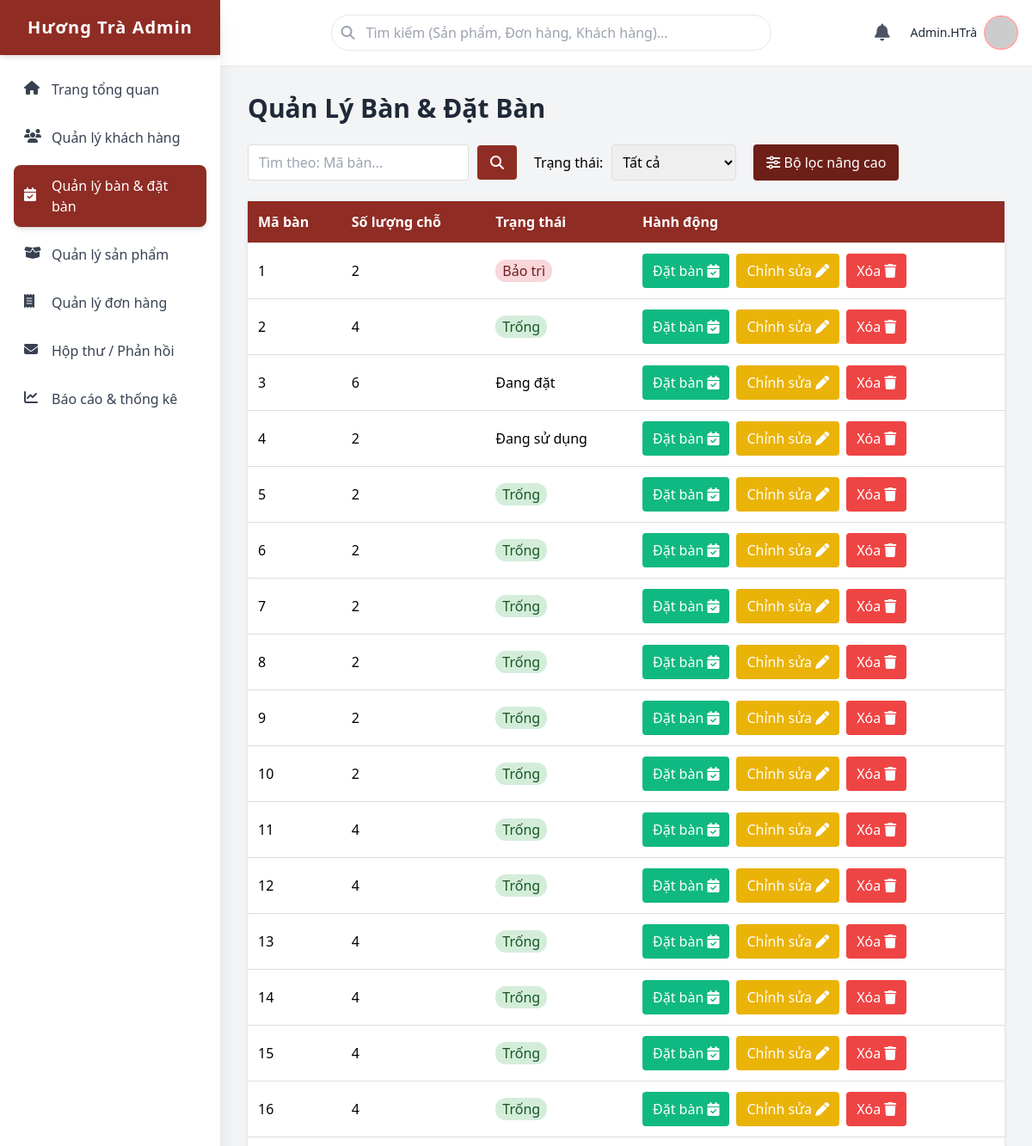
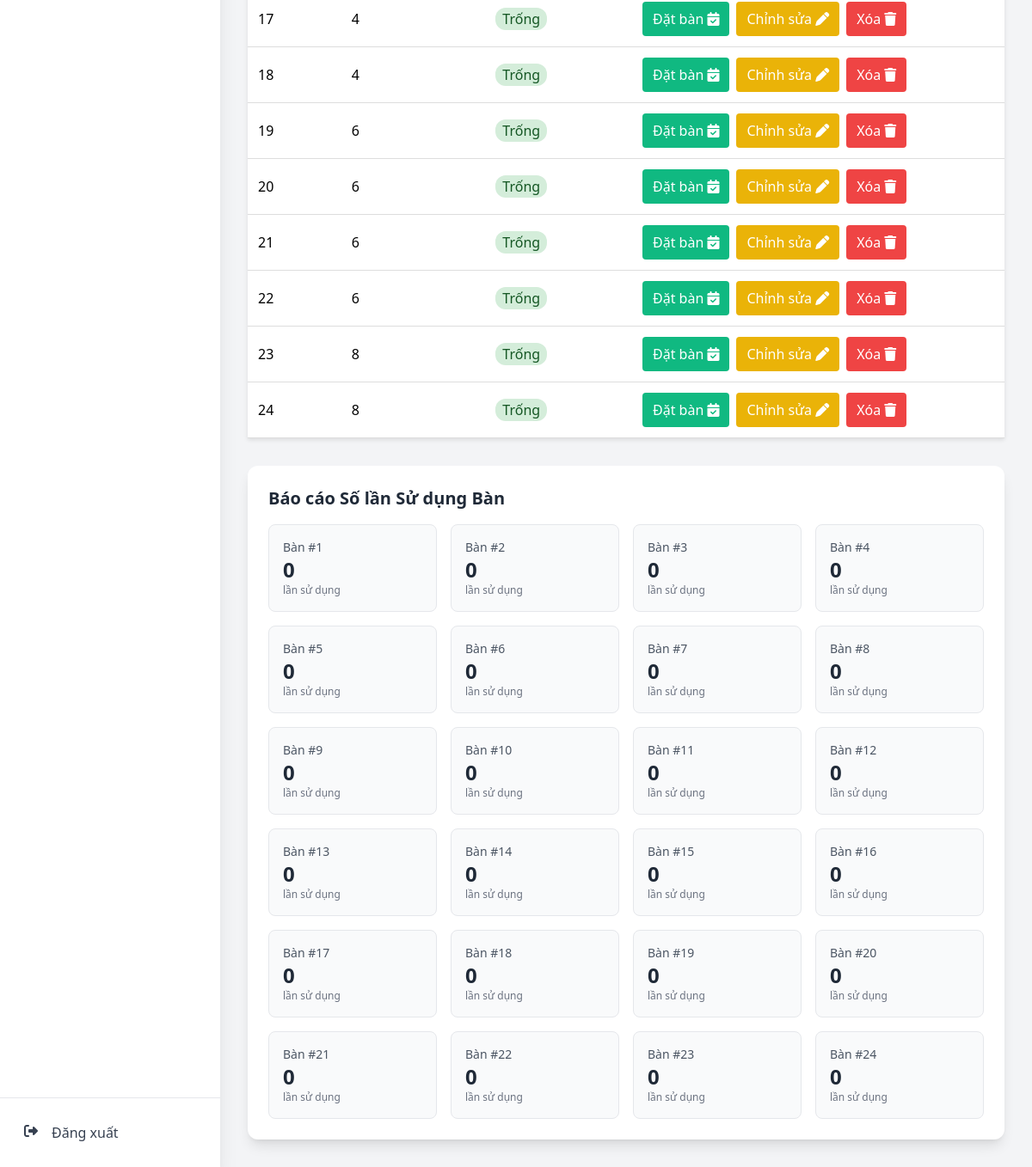
Screenshot of /admin/html/tables.php with the database file from the repository (2 pictures, top to bottom).
### tables this page shows
CREATE TABLE `bantrongquan` (
  `MaBan` bigint(20) UNSIGNED NOT NULL,
  `SoGhe` int(10) UNSIGNED DEFAULT NULL,
  `TrangThai` tinyint(4) NOT NULL DEFAULT 1,
  `SoLanSuDung` int(11) NOT NULL DEFAULT 0
);

### admin/controller/Tables_Controller.php (called while the page is built, shortened)
<?php
require_once __DIR__ . '/../../model/db.php';
class TablesController
{
    public static function handle(): array
    {
        [$list] = self::fetchList();
        return [
            'table_list' => $list,
        ];
    }
    private static function fetchList(): array
    {
        global $conn;
        $search = trim((string)($_GET['search'] ?? ''));
        $statusText = trim((string)($_GET['status'] ?? 'All'));
        $seats = isset($_GET['seats']) && $_GET['seats'] !== '' ? (int)$_GET['seats'] : null;
        $where = [];
        $types  = '';
        $whereSql = $where ? ('WHERE '.implode(' AND ', $where)) : '';
        $sql = "
            SELECT
                b.MaBan AS id,
                b.SoGhe AS seats,
                b.TrangThai AS status_code,
                (
                    SELECT COUNT(*)
                    FROM donhang d
                    WHERE d.MaBan = b.MaBan
                ) AS usage_count
            FROM bantrongquan b
            $whereSql
            ORDER BY b.MaBan ASC
        ";
        $stmt = $conn->prepare($sql);
        $stmt->execute();
        $res = $stmt->get_result();
        $rows = [];
        while ($r = $res->fetch_assoc()) {
            $rows[] = [
                'id'          => (int)$r['id'],
                'seats'       => (int)($r['seats'] ?? 0),
                'status'      => self::STATUS_TO_TEXT[(int)$r['status_code']] ?? 'Trống',
                'usage_count' => (int)($r['usage_count'] ?? 0),
            ];
        }
        return [$rows];
    }
}

### admin/html/tables.php (the view, shortened to what this page needs)
<?php
require_once __DIR__ . '/../controller/Tables_Controller.php';
$ctx = TablesController::handle();
extract($ctx, EXTR_OVERWRITE);
?>
<!DOCTYPE html>
<html lang="vi">
<head>
    <script src="https://cdn.tailwindcss.com"></script>
    <link rel="stylesheet" href="https://cdnjs.cloudflare.com/ajax/libs/font-awesome/6.5.2/css/all.min.css" />
    <link rel="stylesheet" href="../css/tables.css">
</head>
<body class="bg-gray-100 min-h-screen font-sans">
<div id="main-layout" class="flex relative">
    <aside id="sidebar" class="fixed top-0 left-0 h-screen w-64 bg-white shadow-xl z-30 transform -translate-x-full md:translate-x-0 md:relative md:flex md:flex-col flex-shrink-0">
        <div class="p-6 brand-bg flex items-center justify-center h-16 shadow-md">
            <span class="text-white text-xl font-bold tracking-wider">Hương Trà Admin</span>
        </div>
        <nav class="flex-grow p-4 no-scrollbar overflow-y-auto">
            <ul class="space-y-2">
                <li>
                    <a href="dashboard.php" class="flex items-center p-3 text-gray-700 hover:bg-gray-200 rounded-lg transition duration-200">
                        <i class="fa-solid fa-house w-5 h-5 mr-3"></i>
                        <span>Trang tổng quan</span>
                    </a>
                </li>
                <li>
                    <a href="customers.php" class="flex items-center p-3 text-gray-700 hover:bg-gray-200 rounded-lg transition duration-200">
                        <i class="fa-solid fa-users w-5 h-5 mr-3"></i>
                        <span>Quản lý khách hàng</span>
                    </a>
                </li>
                <li>
                    <a href="tables.php" class="flex items-center p-3 text-white brand-bg rounded-lg shadow-md font-medium">
                        <i class="fa-solid fa-calendar-check w-5 h-5 mr-3"></i>
                        <span>Quản lý bàn & đặt bàn</span>
                    </a>
                </li>
                <li>
                    <a href="products.php" class="flex items-center p-3 text-gray-700 hover:bg-gray-200 rounded-lg transition duration-200">
                        <i class="fa-solid fa-box-open w-5 h-5 mr-3"></i>
                        <span>Quản lý sản phẩm</span>
                    </a>
                </li>
                <li>
                    <a href="orders.php" class="flex items-center p-3 text-gray-700 hover:bg-gray-200 rounded-lg transition duration-200">
                        <i class="fa-solid fa-receipt w-5 h-5 mr-3"></i>
                        <span>Quản lý đơn hàng</span>
                    </a>
                </li>
                <li>
                    <a href="feedback.php" class="flex items-center p-3 text-gray-700 hover:bg-gray-200 rounded-lg transition duration-200">
                        <i class="fa-solid fa-envelope w-5 h-5 mr-3"></i>
                        <span>Hộp thư / Phản hồi</span>
                    </a>
                </li>
                <li>
                    <a href="reports.php" class="flex items-center p-3 text-gray-700 hover:bg-gray-200 rounded-lg transition duration-200">
                        <i class="fa-solid fa-chart-line w-5 h-5 mr-3"></i>
                        <span>Báo cáo & thống kê</span>
                    </a>
                </li>
            </ul>
        </nav>
        <div class="p-4 border-t border-gray-200">
            <a href="logout.php" class="flex items-center p-3 text-gray-700 hover:bg-red-100 hover:text-red-600 rounded-lg transition duration-200">
                <i class="fa-solid fa-right-from-bracket w-5 h-5 mr-3"></i>
                <span>Đăng xuất</span>
            </a>
        </div>
    </aside>
    <div id="content-area" class="content-area flex-grow min-h-screen">
        <header class="bg-white shadow-sm p-4 flex items-center justify-between sticky top-0 z-20">
            <div class="flex-grow flex justify-center mx-4 md:mx-8">
                <div class="relative w-full max-w-lg">
                    <i class="fa-solid fa-magnifying-glass absolute left-3 top-1/2 transform -translate-y-1/2 text-gray-400"></i>
                    <form action="" method="get">
                        <input type="text" name="search" value="<?php echo isset($_GET['search']) ? htmlspecialchars($_GET['search']) : ''; ?>" placeholder="Tìm kiếm (Sản phẩm, Đơn hàng, Khách hàng)..." class="w-full pl-10 pr-4 py-2 border border-gray-200 rounded-full focus:outline-none focus:ring-2 focus:ring-red-300 transition duration-150">
                    </form>
                </div>
            </div>
            <div class="flex items-center space-x-4">
                <button id="notification-bell" class="text-gray-600 hover:text-gray-800 p-2 rounded-full relative">
                    <i class="fa-solid fa-bell text-xl"></i>
                </button>
                <div class="flex items-center space-x-2 cursor-pointer">
                    <div class="text-sm font-medium text-gray-800 hidden sm:block">Admin.HTrà</div>
                    <img class="h-10 w-10 rounded-full object-cover border-2 border-red-300" src="https://placehold.co/40x40/8f2c24/ffffff?text=AD" alt="Avatar">
                </div>
            </div>
        </header>
        <main class="p-4 md:p-8">
            <h1 class="text-3xl font-bold text-gray-800 mb-6">Quản Lý Bàn & Đặt Bàn</h1>
            <div class="filter-bar">
                <div class="search-group">
                    <input type="text" id="search-input" placeholder="Tìm theo: Mã bàn...">
                    <button id="btn-search" class="btn btn-search"><i class="fas fa-search"></i></button>
                </div>
                <div class="filter-group">
                    <label for="filter-status">Trạng thái:</label>
                    <select id="filter-status">
                        <option value="All">Tất cả</option>
                    </select>
                </div>
                <button id="btn-toggle-advanced-filter" class="btn-toggle-advanced"><i class="fas fa-sliders-h"></i> Bộ lọc nâng cao</button>
            </div>
            <div class="table-container mt-6">
                <table id="table-list-table" class="table w-full">
                    <thead>
                    <tr>
                        <th>Mã bàn</th>
                        <th>Số lượng chỗ</th>
                        <th>Trạng thái</th>
                        <th>Hành động</th>
                    </tr>
                    </thead>
                    <tbody>
                    <?php foreach ($table_list as $table): ?>
                        <tr data-id="<?php echo $table['id']; ?>">
                            <td><?php echo $table['id']; ?></td>
                            <td><?php echo $table['seats']; ?></td>
                            <td><span class="status-badge status-<?php echo strtolower(str_replace(' ', '-', $table['status'])); ?>"><?php echo htmlspecialchars($table['status']); ?></span></td>
                            <td class="px-4 py-3">
                                <div class="flex items-center gap-2">
                                    <button type="button"
                                            class="btn-action book-table px-3 py-2 rounded bg-emerald-500 text-white hover:bg-emerald-600"
                                            title="Đặt bàn">
                                        Đặt bàn <i class="fa-solid fa-calendar-check"></i>
                                    </button>
                                    <button type="button"
                                            class="btn-action edit-table px-3 py-2 rounded bg-yellow-500 text-white hover:bg-yellow-600"
                                            title="Chỉnh sửa">
                                        Chỉnh sửa <i class="fa-solid fa-pen"></i>
                                    </button>
                                    <button type="button"
                                            class="btn-action delete-table px-3 py-2 rounded bg-red-500 text-white hover:bg-red-600"
                                            title="Xóa">
                                        Xóa <i class="fa-solid fa-trash"></i>
                                    </button>
                                </div>
                            </td>
                        </tr>
                    <?php endforeach; ?>
                    </tbody>
                </table>
            </div>
            <div class="mt-8 bg-white p-6 rounded-xl shadow-lg">
                <h2 class="text-xl font-semibold text-gray-800 mb-4">Báo cáo Số lần Sử dụng Bàn</h2>
                <div id="usage-report" class="grid grid-cols-1 md:grid-cols-2 lg:grid-cols-4 gap-4">
                    <?php foreach ($table_list as $table): ?>
                        <div class="p-4 border rounded-lg bg-gray-50">
                            <p class="text-sm text-gray-600">Bàn #<?php echo $table['id']; ?></p>
                            <p class="text-2xl font-bold text-gray-800"><?php echo $table['usage_count']; ?></p>
                            <p class="text-xs text-gray-500">lần sử dụng</p>
                        </div>
                    <?php endforeach; ?>
                </div>
            </div>
        </main>
    </div>
</div>
</body>
</html>

### admin/css/tables.css (style rules this page uses)
.brand-bg { background-color: #8f2c24; }
#sidebar { transition: transform 0.3s ease-in-out, width 0.3s ease-in-out; }
.content-area { transition: margin-left 0.3s ease-in-out; }
.no-scrollbar { -ms-overflow-style: none; scrollbar-width: none; }
.table { width: 100%; border-collapse: collapse; background-color: white; box-shadow: 0 2px 5px rgba(0,0,0,0.1); }
.table th, .table td { padding: 12px; text-align: left; border-bottom: 1px solid #ddd; }
.table th { background-color: #8f2c24; color: white; }
.table .status-trống { background-color: #d4edda; color: #155724; padding: 2px 8px; border-radius: 12px; }
.table .status-bảo-trì { background-color: #f8d7da; color: #721c24; padding: 2px 8px; border-radius: 12px; }
.filter-bar { display: flex; gap: 20px; margin-bottom: 20px; flex-wrap: wrap; }
.filter-bar .search-group { display: flex; align-items: center; gap: 10px; }
.filter-bar .search-group input { padding: 8px 12px; border: 1px solid #ddd; border-radius: 4px; }
.filter-bar .search-group button { padding: 8px 15px; background-color: #8f2c24; color: white; border: none; border-radius: 4px; cursor: pointer; }
.filter-bar .filter-group { display: flex; align-items: center; gap: 10px; }
.filter-bar .filter-group select, .filter-bar .filter-group input { padding: 8px; border: 1px solid #ddd; border-radius: 4px; }
.filter-bar .btn-toggle-advanced { padding: 8px 15px; background-color: #6d1f18; color: white; border: none; border-radius: 4px; cursor: pointer; }

### rows the page displays
bantrongquan: MaBan "3", SoGhe "6", status "Đang đặt", usage_count "0"
bantrongquan: MaBan "5", SoGhe "2", status "Trống", usage_count "0"
bantrongquan: MaBan "7", SoGhe "2", status "Trống", usage_count "0"
bantrongquan: MaBan "8", SoGhe "2", status "Trống", usage_count "0"
bantrongquan: MaBan "9", SoGhe "2", status "Trống", usage_count "0"
bantrongquan: MaBan "10", SoGhe "2", status "Trống", usage_count "0"
bantrongquan: MaBan "11", SoGhe "4", status "Trống", usage_count "0"
bantrongquan: MaBan "12", SoGhe "4", status "Trống", usage_count "0"
bantrongquan: MaBan "13", SoGhe "4", status "Trống", usage_count "0"
bantrongquan: MaBan "14", SoGhe "4", status "Trống", usage_count "0"
bantrongquan: MaBan "15", SoGhe "4", status "Trống", usage_count "0"
bantrongquan: MaBan "16", SoGhe "4", status "Trống", usage_count "0"
bantrongquan: MaBan "17", SoGhe "4", status "Trống", usage_count "0"
bantrongquan: MaBan "18", SoGhe "4", status "Trống", usage_count "0"
bantrongquan: MaBan "19", SoGhe "6", status "Trống", usage_count "0"
bantrongquan: MaBan "20", SoGhe "6", status "Trống", usage_count "0"
bantrongquan: MaBan "21", SoGhe "6", status "Trống", usage_count "0"
bantrongquan: MaBan "22", SoGhe "6", status "Trống", usage_count "0"
bantrongquan: MaBan "23", SoGhe "8", status "Trống", usage_count "0"
bantrongquan: MaBan "24", SoGhe "8", status "Trống", usage_count "0"

### other values shown
$table['id'] "1"
$table['seats'] "2"
$table['status'] "Bảo trì"
$table['id'] "2"
$table['seats'] "4"
$table['status'] "Trống"
$table['id'] "4"
$table['status'] "Đang sử dụng"
$table['id'] "6"
$table['usage_count'] "0"
